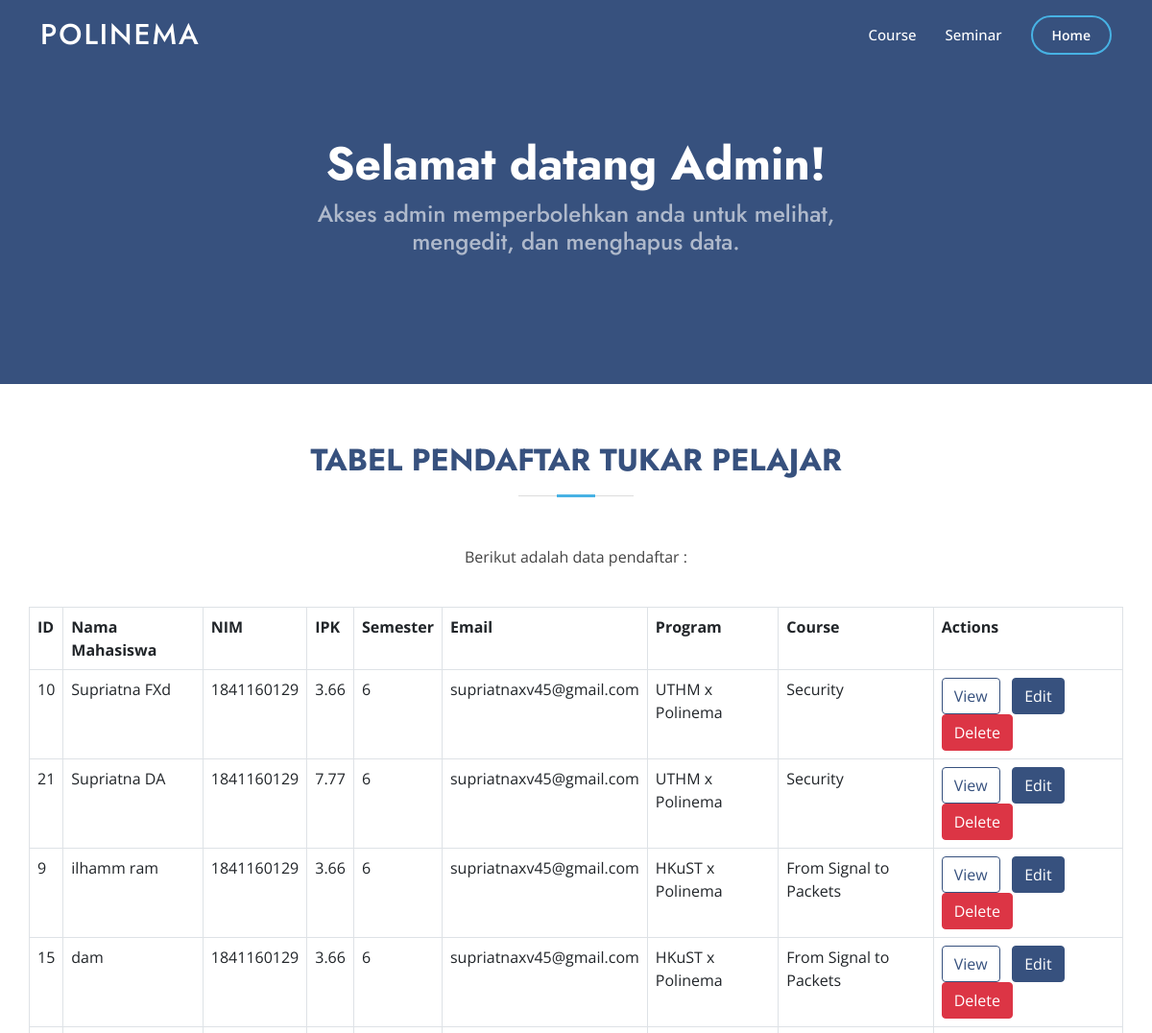
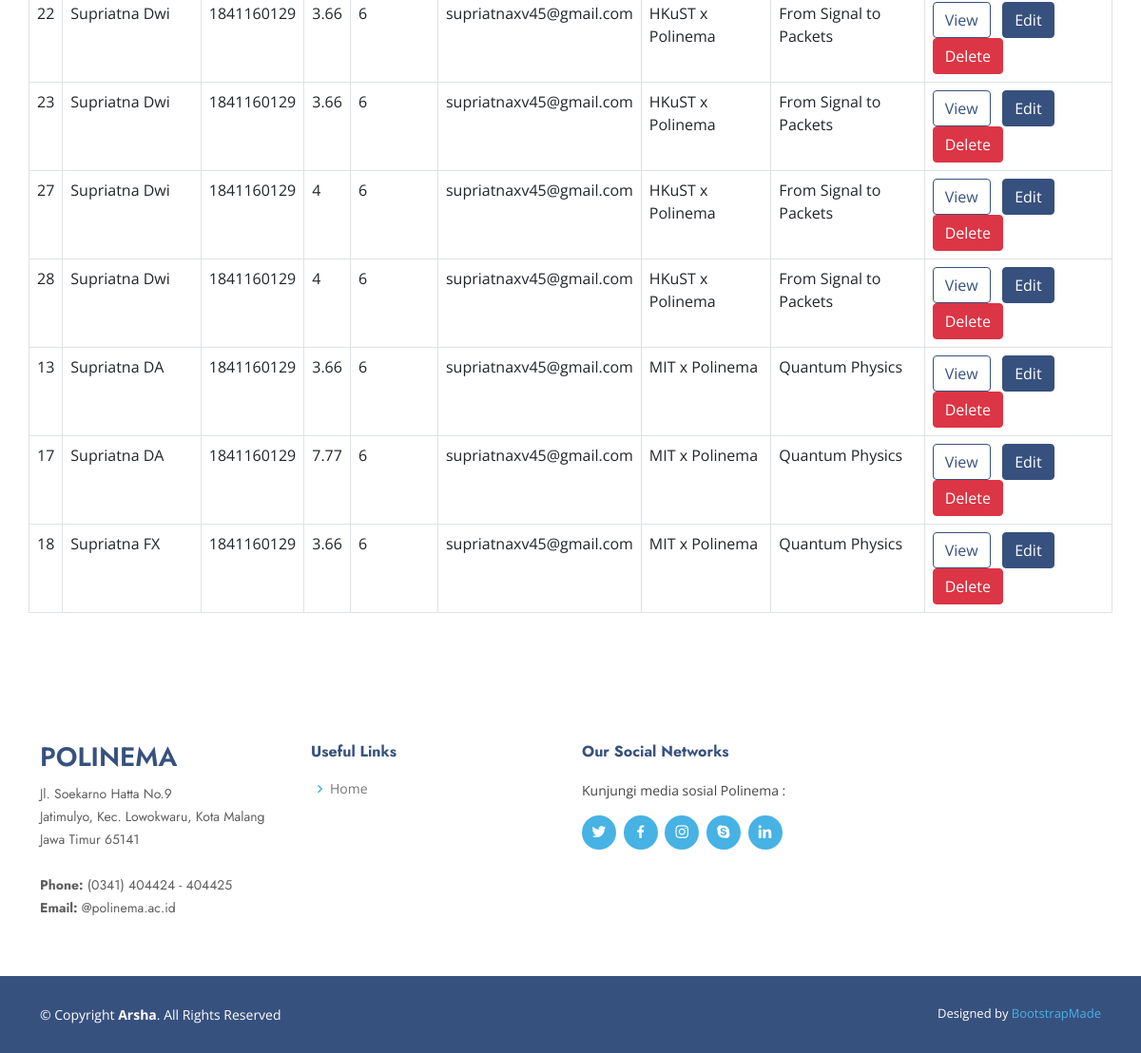
The app's page /datamasukta.php with its own data (2 pictures, top to bottom).
### tables this page shows
CREATE TABLE `mahasiswa` (
  `id_mhs` int(11) NOT NULL,
  `nama_mhs` varchar(50) NOT NULL,
  `nim` varchar(15) NOT NULL,
  `nik` varchar(20) DEFAULT NULL,
  `ipk` float DEFAULT NULL,
  `semester` int(11) DEFAULT NULL,
  `prodi` varchar(50) NOT NULL,
  `jurusan` varchar(50) NOT NULL,
  `email` varchar(50) NOT NULL,
  `status_bayar` varchar(10) NOT NULL DEFAULT 'Belum',
  `id_seminar` int(11) DEFAULT NULL,
  `id_tukper` int(11) DEFAULT NULL
);

CREATE TABLE `tukper` (
  `id_tukper` int(11) NOT NULL,
  `program` varchar(100) NOT NULL,
  `instansi` varchar(50) NOT NULL,
  `negara` varchar(30) NOT NULL,
  `durasi_tp` varchar(20) NOT NULL,
  `harga_tp` varchar(30) NOT NULL,
  `course_tp` varchar(50) NOT NULL,
  `tanggalt` date NOT NULL
);

### db/conn.php (called while the page is built, shortened)
<?php
    $host = 'localhost';
    $db = 'internasional';
    $user = 'root';
    $pass = '';
    $charset = 'utf8mb4';
    $dsn = "mysql:host=$host; dbname=$db; charset=$charset";
    try{
        $pdo = new PDO($dsn, $user, $pass);
        $pdo->setAttribute(PDO::ATTR_ERRMODE, PDO::ERRMODE_EXCEPTION);
    } catch(PDOException $e) {
        throw new PDOException($e->getMessage());
    }
    require_once 'crud.php';
    $crud = new crud($pdo);
?>

### db/crud.php (called while the page is built, shortened)
<?php
    class crud{
        private $db;
        function __construct($conn){
            $this->db = $conn;
        }
        public function getMahasiswa2(){
            try{
            $sql = "SELECT * FROM mahasiswa m inner join tukper t on m.id_tukper = t.id_tukper";
            $result = $this->db->query($sql);
            return $result;
            }catch(PDOException $e){
            echo $e->getMessage();
            return false;
            }
        }
    }
?>

### datamasukta.php (the view, shortened to what this page needs)
<?php
    require_once 'db/conn.php';
    $results = $crud->getMahasiswa2();
?>
<!DOCTYPE html>
<html lang="en">
<head>
  <link href="assets/vendor/aos/aos.css" rel="stylesheet">
  <link href="assets/vendor/bootstrap/css/bootstrap.min.css" rel="stylesheet">
  <link href="assets/vendor/bootstrap-icons/bootstrap-icons.css" rel="stylesheet">
  <link href="assets/vendor/boxicons/css/boxicons.min.css" rel="stylesheet">
  <link href="assets/vendor/glightbox/css/glightbox.min.css" rel="stylesheet">
  <link href="assets/vendor/remixicon/remixicon.css" rel="stylesheet">
  <link href="assets/vendor/swiper/swiper-bundle.min.css" rel="stylesheet">
  <link href="assets/css/stylef.css" rel="stylesheet">
</head>
<body>
  <header id="header" class="fixed-top ">
    <div class="container d-flex align-items-center">
      <h1 class="logo me-auto"><a href="index.php">POLINEMA</a></h1>
      <nav id="navbar" class="navbar">
        <ul>
        <li><a class="nav-link scrollto" href="datamasukca.php">Course</a></li>
          <li><a class="nav-link scrollto" href="datamasuksa.php">Seminar</a></li>
          <li><a class="getstarted scrollto" href="index.php">Home</a></li>
        </ul>
      </nav>
    </div>
  </header>
  <section id="hero" class="d-flex align-items-center">
    <div class="container">
      <div class="row d-flex justify-content-center">
        <div style="text-align:center;" class="col-lg-6 d-flex flex-column justify-content-center pt-4 pt-lg-0 order-2 order-lg-1" data-aos="fade-up" data-aos-delay="200">
          <h1>Selamat datang Admin!</h1>
          <h2>Akses admin memperbolehkan anda untuk melihat, mengedit, dan menghapus data.</h2>
        </div>
      </div>
    </div>
  </section>
  <main id="main">
    <section id="about" class="about">
      <div class="container" data-aos="fade-up">
        <div class="section-title">
          <h2>Tabel Pendaftar Tukar Pelajar</h2>
        </div>
        <div class="row content d-flex justify-content-center">
          <div class="col-lg-6">
            <p style="text-align: center;">
              Berikut adalah data pendaftar :
            </p>
            <br>
        </div>
        <table class="table table-bordered">
        <tr>
            <th>ID</th>
            <th>Nama Mahasiswa</th>
            <th>NIM</th>
            <th>IPK</th>
            <th>Semester</th>
            <th>Email</th>
            <th>Program</th>
            <th>Course</th>
            <th>Actions</th>
        </tr>
        <?php while($r = $results->fetch(PDO::FETCH_ASSOC)){ ?>
              <tr>
                  <td><?php echo $r['id_mhs'] ?></td>
                  <td><?php echo $r['nama_mhs'] ?></td>
                  <td><?php echo $r['nim'] ?></td>
                  <td><?php echo $r['ipk'] ?></td>
                  <td><?php echo $r['semester'] ?></td>
                  <td><?php echo $r['email'] ?></td>
                  <td><?php echo $r['program'] ?></td>
                  <td><?php echo $r['course_tp'] ?></td>
                  <td>
                      <a href="viewdatamasukta.php?id=<?php echo $r['id_mhs'] ?>" class="btn btn-primary" style="background-color:white; border-color: #37517e; color:#37517e;">View</a> &nbsp;
                      <a href="editdatamasukta.php?id=<?php echo $r['id_mhs'] ?>" class="btn btn-warning" style="background-color:#37517e; border-color: #37517e; color:white;">Edit</a> &nbsp;
                      <a onclick="return confirm('Are you sure?');" href="deldatamasuktsa.php?id=<?php echo $r['id_mhs'] ?>" class="btn btn-danger">Delete</a>
                  </td>
              </tr>
        <?php }?>
    </table>
        <br>
        <br>
      </div>
    </section>
  </main>
  <footer id="footer">
    <div class="footer-top">
      <div class="container">
        <div class="row">
          <div class="col-lg-3 col-md-6 footer-contact">
            <h3>Polinema</h3>
            <p>
              Jl. Soekarno Hatta No.9 <br>
              Jatimulyo, Kec. Lowokwaru, Kota Malang<br>
              Jawa Timur 65141 <br><br>
              <strong>Phone:</strong> (0341) 404424 - 404425<br>
              <strong>Email:</strong> @polinema.ac.id<br>
            </p>
          </div>
          <div class="col-lg-3 col-md-6 footer-links">
            <h4>Useful Links</h4>
            <ul>
              <li><i class="bx bx-chevron-right"></i> <a href="index.php">Home</a></li>
            </ul>
          </div>
          <div class="col-lg-3 col-md-6 footer-links">
            <h4>Our Social Networks</h4>
            <p>Kunjungi media sosial Polinema :</p>
            <div class="social-links mt-3">
              <a href="#" class="twitter"><i class="bx bxl-twitter"></i></a>
              <a href="#" class="facebook"><i class="bx bxl-facebook"></i></a>
              <a href="#" class="instagram"><i class="bx bxl-instagram"></i></a>
              <a href="#" class="google-plus"><i class="bx bxl-skype"></i></a>
              <a href="#" class="linkedin"><i class="bx bxl-linkedin"></i></a>
            </div>
          </div>
        </div>
      </div>
    </div>
    <div class="container footer-bottom clearfix">
      <div class="copyright">
        &copy; Copyright <strong><span>Arsha</span></strong>. All Rights Reserved
      </div>
      <div class="credits">
        Designed by <a href="https://bootstrapmade.com/">BootstrapMade</a>
      </div>
    </div>
  </footer>
</body>
</html>

### assets/css/stylef.css (style rules this page uses)
body { font-family: "Open Sans", sans-serif; color: #444444; }
a { color: #47b2e4; text-decoration: none; }
h1, h2, h3, h4, h5, h6 { font-family: "Jost", sans-serif; }
#header { transition: all 0.5s; z-index: 997; padding: 15px 0; }
#header .logo { font-size: 30px; margin: 0; padding: 0; line-height: 1; font-weight: 500; letter-spacing: 2px; text-transform: uppercase; }
#header .logo a { color: #fff; }
.navbar { padding: 0; }
.navbar ul { margin: 0; padding: 0; display: flex; list-style: none; align-items: center; }
.navbar li { position: relative; }
.navbar a { display: flex; align-items: center; justify-content: space-between; padding: 10px 0 10px 30px; font-size: 15px; font-weight: 500; color: #fff; white-space: nowrap; transition: 0.3s; }
.navbar .getstarted { padding: 8px 20px; margin-left: 30px; border-radius: 50px; color: #fff; font-size: 14px; border: 2px solid #47b2e4; font-weight: 600; }
#hero { width: 100%; height: 50vh; background: #37517e; }
#hero .container { padding-top: 60px; }
#hero h1 { margin: 0 0 10px 0; font-size: 48px; font-weight: 700; line-height: 56px; color: #fff; }
#hero h2 { color: rgba(255, 255, 255, 0.6); margin-bottom: 50px; font-size: 24px; }
section { padding: 60px 0; overflow: hidden; }
.section-title { text-align: center; padding-bottom: 30px; }
.section-title h2 { font-size: 32px; font-weight: bold; text-transform: uppercase; margin-bottom: 20px; padding-bottom: 20px; position: relative; color: #37517e; }
.section-title h2::before { content: ''; position: absolute; display: block; width: 120px; height: 1px; background: #ddd; bottom: 1px; left: calc(50% - 60px); }
.section-title h2::after { content: ''; position: absolute; display: block; width: 40px; height: 3px; background: #47b2e4; bottom: 0; left: calc(50% - 20px); }
#footer { font-size: 14px; background: #37517e; }
#footer .footer-top { padding: 60px 0 30px 0; background: #fff; }
#footer .footer-top .footer-contact { margin-bottom: 30px; }
#footer .footer-top .footer-contact h3 { font-size: 28px; margin: 0 0 10px 0; padding: 2px 0 2px 0; line-height: 1; text-transform: uppercase; font-weight: 600; color: #37517e; }
#footer .footer-top .footer-contact p { font-size: 14px; line-height: 24px; margin-bottom: 0; font-family: "Jost", sans-serif; color: #5e5e5e; }
#footer .footer-top h4 { font-size: 16px; font-weight: bold; color: #37517e; position: relative; padding-bottom: 12px; }
#footer .footer-top .footer-links { margin-bottom: 30px; }
#footer .footer-top .footer-links ul { list-style: none; padding: 0; margin: 0; }
#footer .footer-top .footer-links ul i { padding-right: 2px; color: #47b2e4; font-size: 18px; line-height: 1; }
#footer .footer-top .footer-links ul li { padding: 10px 0; display: flex; align-items: center; }
#footer .footer-top .footer-links ul li:first-child { padding-top: 0; }
#footer .footer-top .footer-links ul a { color: #777777; transition: 0.3s; display: inline-block; line-height: 1; }
#footer .footer-top .social-links a { font-size: 18px; display: inline-block; background: #47b2e4; color: #fff; line-height: 1; padding: 8px 0; margin-right: 4px; border-radius: 50%; text-align: center; width: 36px; height: 36px; transition: 0.3s; }
#footer .footer-bottom { padding-top: 30px; padding-bottom: 30px; color: #fff; }
#footer .copyright { float: left; }
#footer .credits { float: right; font-size: 13px; }
#footer .credits a { transition: 0.3s; }

### records on screen
mahasiswa: id_mhs "10", nama_mhs "Supriatna FXd", nim "1841160129", ipk "3.66", semester "6", email "supriatnaxv45@gmail.com", id_tukper.program "UTHM x Polinema", id_tukper.course_tp "Security"
mahasiswa: id_mhs "21", nama_mhs "Supriatna DA", nim "1841160129", ipk "7.77", semester "6", email "supriatnaxv45@gmail.com", id_tukper.program "UTHM x Polinema", id_tukper.course_tp "Security"
mahasiswa: id_mhs "9", nama_mhs "ilhamm ram", nim "1841160129", ipk "3.66", semester "6", email "supriatnaxv45@gmail.com", id_tukper.program "HKuST x Polinema", id_tukper.course_tp "From Signal to Packets"
mahasiswa: id_mhs "15", nama_mhs "dam", nim "1841160129", ipk "3.66", semester "6", email "supriatnaxv45@gmail.com", id_tukper.program "HKuST x Polinema", id_tukper.course_tp "From Signal to Packets"
mahasiswa: id_mhs "22", nama_mhs "Supriatna Dwi", nim "1841160129", ipk "3.66", semester "6", email "supriatnaxv45@gmail.com", id_tukper.program "HKuST x Polinema", id_tukper.course_tp "From Signal to Packets"
mahasiswa: id_mhs "23", nama_mhs "Supriatna Dwi", nim "1841160129", ipk "3.66", semester "6", email "supriatnaxv45@gmail.com", id_tukper.program "HKuST x Polinema", id_tukper.course_tp "From Signal to Packets"
mahasiswa: id_mhs "27", nama_mhs "Supriatna Dwi", nim "1841160129", ipk "4", semester "6", email "supriatnaxv45@gmail.com", id_tukper.program "HKuST x Polinema", id_tukper.course_tp "From Signal to Packets"
mahasiswa: id_mhs "28", nama_mhs "Supriatna Dwi", nim "1841160129", ipk "4", semester "6", email "supriatnaxv45@gmail.com", id_tukper.program "HKuST x Polinema", id_tukper.course_tp "From Signal to Packets"
mahasiswa: id_mhs "13", nama_mhs "Supriatna DA", nim "1841160129", ipk "3.66", semester "6", email "supriatnaxv45@gmail.com", id_tukper.program "MIT x Polinema", id_tukper.course_tp "Quantum Physics"
mahasiswa: id_mhs "17", nama_mhs "Supriatna DA", nim "1841160129", ipk "7.77", semester "6", email "supriatnaxv45@gmail.com", id_tukper.program "MIT x Polinema", id_tukper.course_tp "Quantum Physics"
mahasiswa: id_mhs "18", nama_mhs "Supriatna FX", nim "1841160129", ipk "3.66", semester "6", email "supriatnaxv45@gmail.com", id_tukper.program "MIT x Polinema", id_tukper.course_tp "Quantum Physics"
